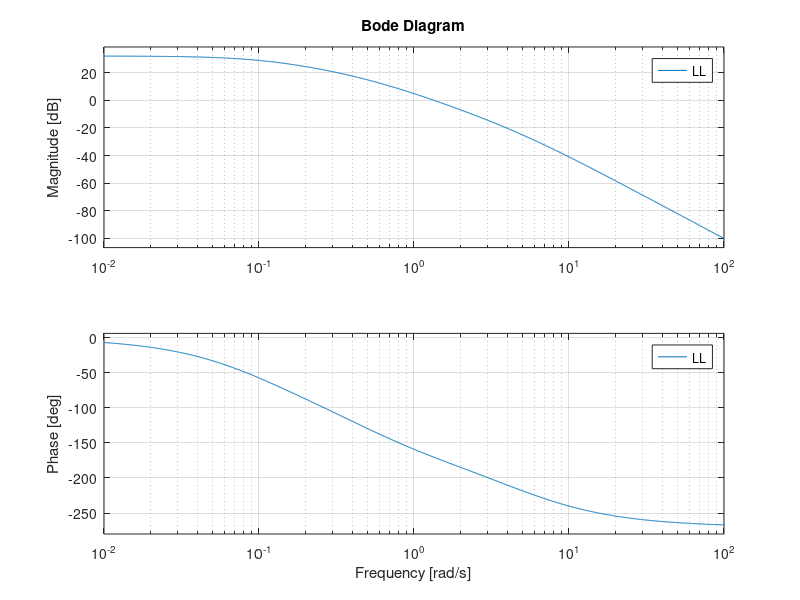
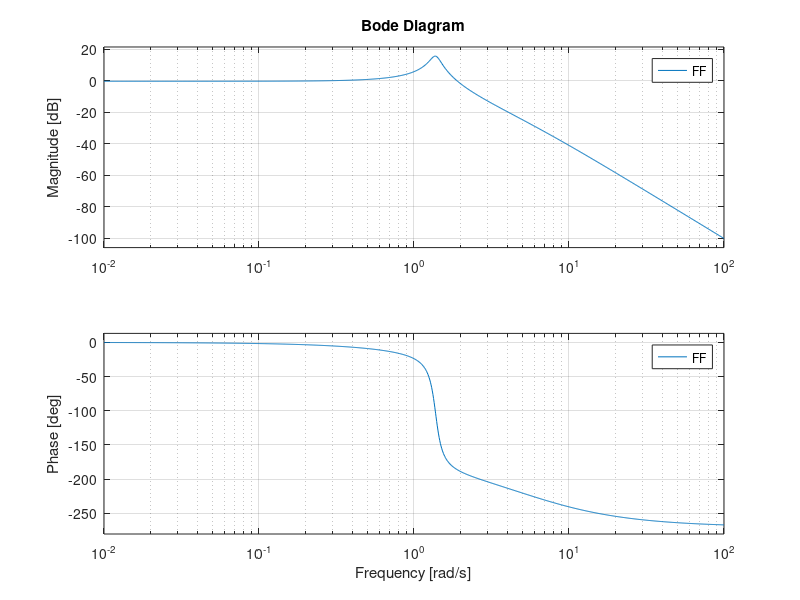
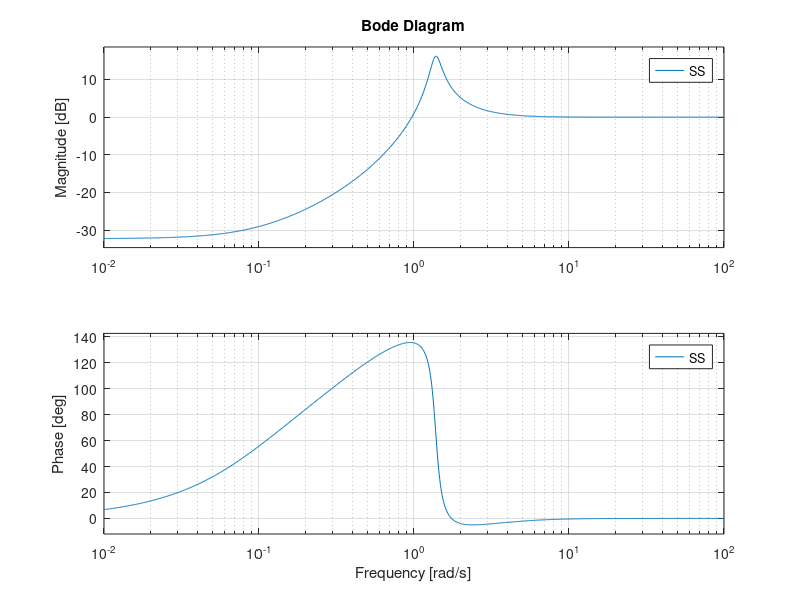
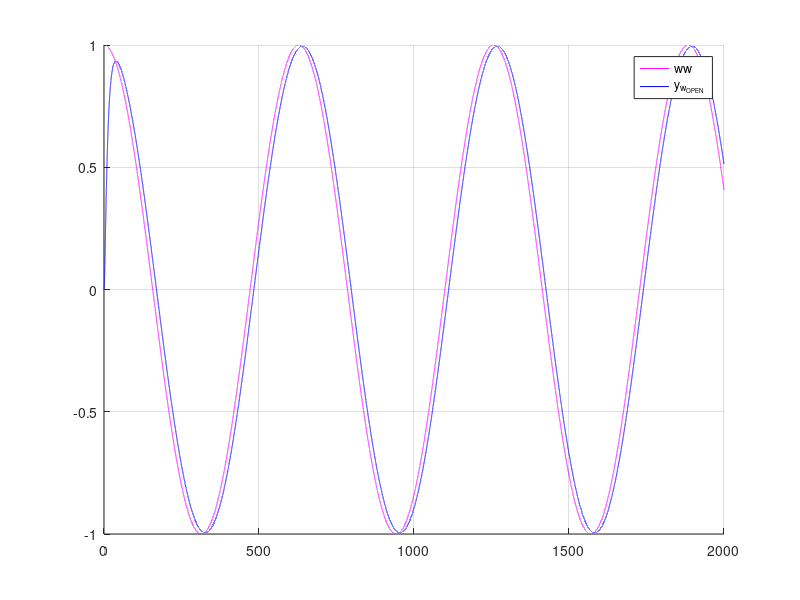

Here is the MATLAB script that generated these plots, in order:
% Esempi funzioni di sensitività e risposte del sistema
% 
% Controlli Automatici T
% 2022/23
%

clear all, close all, clc


s = tf('s');


%% ESEMPIO FUNZIONI DI SENSITIVITÀ

% definizione sistema in anello aperto
mu = 40;
TT = 10;
TT2 = 2;
TT3 = 0.2;

RR = mu;
GG = 1/(1 + TT*s)/(1 + TT2*s)/(1 + TT3*s);
LL = mu * GG;
LL.Name = 'Sistema in anello aperto';
LL.OutputName = 'y';
LL.InputName  = 'u';

% margini di stabilità
[M_a,M_f,omega_pi,omega_c] = margin(LL)
M_a_db = 20*log10(M_a)

% funzione di sensitività complementare
FF = LL / (1 + LL);
FF.OutputName = 'y';
FF.InputName  = 'w';

% funzione di sensitività
SS = 1 / (1 + LL);
SS.OutputName = 'y';
SS.InputName  = 'd';


% bode plot
figure(1)
bode(LL)
grid on, zoom on


figure(2)
bode(FF)
grid on, zoom on


figure(3)
bode(SS)
grid on, zoom on


%% ESEMPIO RISPOSTE ANELLO APERTO E CHIUSO 
%  Disturbo in uscita

omega_w = 0.01;
omega_d = 0.05;

tt=(0:1e-2:2e3)'; % 2000 secondi con passo 0.01

% segnali in ingresso: riferimento e disturbo di misura
WW = 1;
DD = 1;

ww = WW*cos(omega_w*tt);
dd = DD*cos(omega_d*tt);


% Risposte in anello APERTO
y_w_OPEN = lsim(GG,ww,tt);
y_tot_OPEN = y_w_OPEN + dd;

% Risposte in anello CHIUSO
y_w = lsim(FF,ww,tt);
y_d = lsim(SS,dd,tt);
y_tot = y_w + y_d;

%% RISPOSTE IN ANELLO APERTO

figure()
hold on, grid on, zoom on
plot(tt,ww,'m')
plot(tt,y_w_OPEN,'b')
grid on
legend('ww','y_{w_{OPEN}}')


figure()
hold on, grid on, zoom on
plot(tt,ww,'m')
plot(tt,y_tot_OPEN,'b')
grid on
legend('ww','y_{tot_{OPEN}}')

%% RISPOSTE IN ANELLO CHIUSO

figure()
hold on, grid on, zoom on
plot(tt,ww,'m')
plot(tt,y_w,'b')
grid on
legend('ww','y_w')


figure()
hold on, grid on, zoom on
plot(tt,dd,'m')
plot(tt,y_d,'b')
grid on
legend('dd','y_d')


figure()
hold on, grid on, zoom on
plot(tt,ww,'m')
plot(tt,y_tot,'b')
grid on
legend('ww','y_{tot}')

